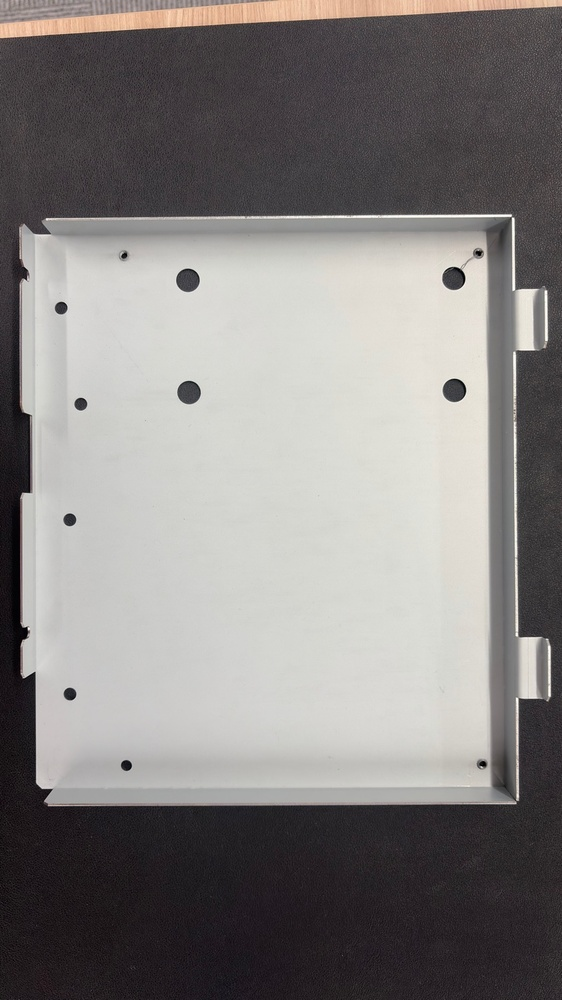
#> input picture will-RuleBase-curve-main/data/inputs/good.jpg, 562 x 1000 px, shrunk from 864 x 1536 before the run
$ python -i pin_profile.py   (imports and definitions only)
#> lines starting #> are read from the running program, lines starting #| are printed output that depends on the picture; after the words box and inside, x2 and y2 are one past the last pixel; in counts of white or black regions, pixels touching at a corner belong together
#> further down, picture is the input picture: shape (1000, 562, 3); mean B, G, R 128.1, 129.6, 132.8
"""
ピンアート外形照合モジュール

3Dピンアートの比喩に基づく外形形状比較。
4辺から「ピン」を押し込み、物体に最初に当たった停止位置プロファイルを
マスターとテストで比較することでバリ・欠けなどの外周異常を検出する。

用語:
  プロファイル: 各行/列における最初の接触x/y座標の配列
  アンカー   : 最初に物体に接触した「帯域」の代表点（位置合わせ基準）
  接触帯     : 最初に接触した連続行/列の集合（ノイズ1点に依存しないため）
"""

from __future__ import annotations

from dataclasses import dataclass, field

import cv2
import numpy as np


# ──────────────────────────────────────────────────────────────────────────────
# データ構造
# ──────────────────────────────────────────────────────────────────────────────

@dataclass
class PinProfile:
    """4方向ピン停止位置プロファイル（マスターまたはテスト）"""

    # 停止位置プロファイル（-1 = その行/列に物体なし）
    left:   np.ndarray  # shape (h,)  各行の左端x
    right:  np.ndarray  # shape (h,)  各行の右端x
    top:    np.ndarray  # shape (w,)  各列の上端y
    bottom: np.ndarray  # shape (w,)  各列の下端y

    # 有効マスク
    valid_rows: np.ndarray  # bool (h,)  物体が存在する行
    valid_cols: np.ndarray  # bool (w,)  物体が存在する列

    # アンカー: 各辺で最初に物体に接触した帯域の代表点 (x, y)
    # 接触帯が存在しない場合は None
    anchor_left:   tuple[int, int] | None = None
    anchor_right:  tuple[int, int] | None = None
    anchor_top:    tuple[int, int] | None = None
    anchor_bottom: tuple[int, int] | None = None

    # 元画像サイズ
    image_h: int = 0
    image_w: int = 0


@dataclass
class PinCompareResult:
    """ピンプロファイル比較結果"""

    # 各方向の差分配列（アンカー整列済み）
    # 正値 = テストが外に出っ張り（バリ候補）
    # 負値 = テストが内側に引っ込み（欠け候補）
    diff_left:   np.ndarray  # shape (h,)
    diff_right:  np.ndarray  # shape (h,)
    diff_top:    np.ndarray  # shape (w,)
    diff_bottom: np.ndarray  # shape (w,)

    # 有効マスク（マスターとテスト両方に物体がある行/列）
    valid_rows: np.ndarray
    valid_cols: np.ndarray

    # 整列に使ったオフセット (dx, dy)
    align_offset: tuple[int, int] = (0, 0)

    # スコアリング
    scores: dict = field(default_factory=dict)

    # 異常領域（バリ/欠けの行/列インデックス）
    burr_rows_left:   np.ndarray = field(default_factory=lambda: np.array([], int))
    burr_rows_right:  np.ndarray = field(default_factory=lambda: np.array([], int))
    burr_cols_top:    np.ndarray = field(default_factory=lambda: np.array([], int))
    burr_cols_bottom: np.ndarray = field(default_factory=lambda: np.array([], int))
    chip_rows_left:   np.ndarray = field(default_factory=lambda: np.array([], int))
    chip_rows_right:  np.ndarray = field(default_factory=lambda: np.array([], int))
    chip_cols_top:    np.ndarray = field(default_factory=lambda: np.array([], int))
    chip_cols_bottom: np.ndarray = field(default_factory=lambda: np.array([], int))


# ──────────────────────────────────────────────────────────────────────────────
# プロファイル抽出
# ──────────────────────────────────────────────────────────────────────────────

# [379 lines left out: functions extract_pin_profile, _compute_anchor_horizontal, _compute_anchor_vertical, _longest_consecutive, compare_pin_profiles, _estimate_offset and 3 more, not called in this run]


# ──────────────────────────────────────────────────────────────────────────────
# ユーティリティ: バイナリマスク生成
# ──────────────────────────────────────────────────────────────────────────────

def image_to_binary_mask(
    image: np.ndarray,
    method: str = "otsu",
    invert: bool | None = None,
) -> np.ndarray:
    """
    BGR/グレー画像から二値マスクを生成する。

    Parameters
    ----------
    image : np.ndarray
        入力画像（BGR or グレースケール）。
    method : str
        "otsu" (大津法) または "fg_mask" (既存fg_maskをそのまま使う場合はそちらを直接渡す)。
    invert : bool | None
        Noneなら自動（白ピクセル多数なら反転）。

    Returns
    -------
    np.ndarray
        uint8 二値マスク（物体=255, 背景=0）。
    """
#> called with method = 'otsu'
    if len(image.shape) == 3:
        gray = cv2.cvtColor(image, cv2.COLOR_BGR2GRAY)
    else:
        gray = image.copy()

    blur = cv2.GaussianBlur(gray, (5, 5), 0)
    _, binary = cv2.threshold(blur, 0, 255, cv2.THRESH_BINARY + cv2.THRESH_OTSU)
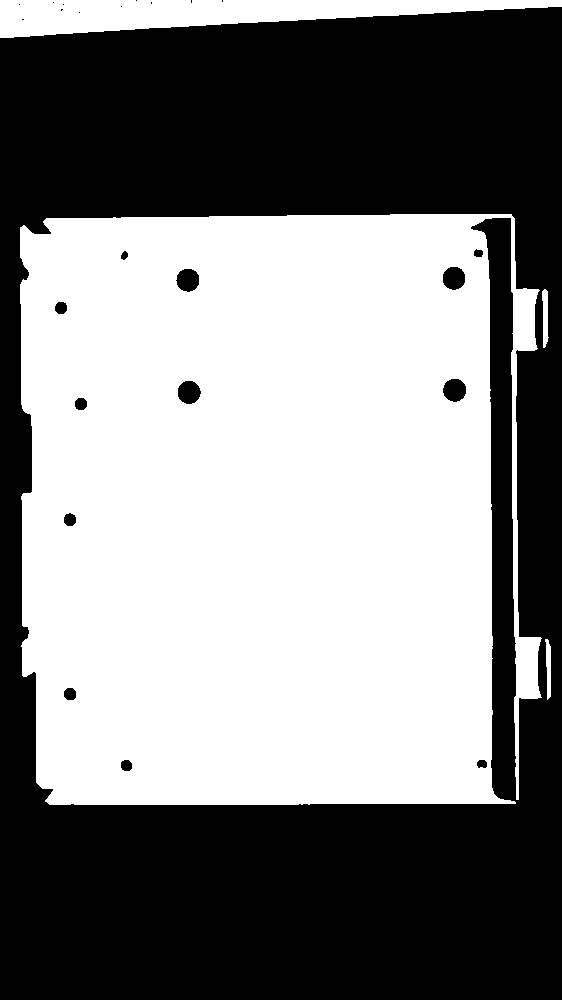
#> binary: shape (1000, 562); 51.3% white; 24 black regions (11 under 20 px), largest, box (x1, y1, x2, y2) and area: (0, 7, 562, 1000) 271202, (443, 379, 466, 402) 415, (178, 381, 201, 404) 414

    if invert is None:
        invert = np.mean(binary) > 127
#> invert = True
    if invert:
        binary = cv2.bitwise_not(binary)

    # 小ノイズ除去
    k = cv2.getStructuringElement(cv2.MORPH_ELLIPSE, (5, 5))
    binary = cv2.morphologyEx(binary, cv2.MORPH_OPEN,  k, iterations=1)
#> binary: shape (1000, 562); 48.7% white; 14 white regions, largest, box (x1, y1, x2, y2) and area: (0, 7, 562, 1000) 258173, (473, 218, 516, 801) 12950, (443, 379, 466, 402) 414
    binary = cv2.morphologyEx(binary, cv2.MORPH_CLOSE, k, iterations=2)
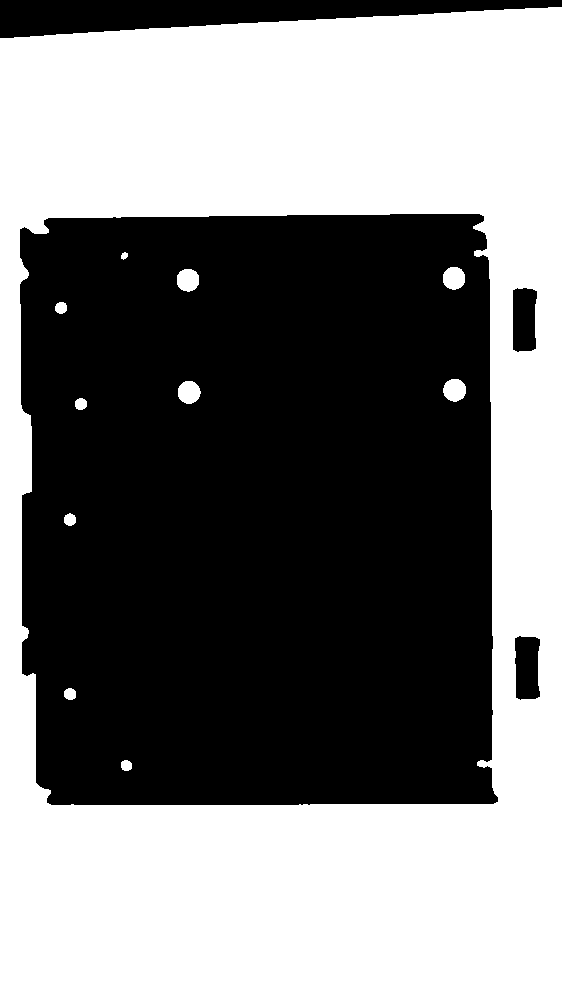
#> binary: shape (1000, 562); 49.2% white; 11 white regions, largest, box (x1, y1, x2, y2) and area: (0, 7, 562, 1000) 274346, (443, 379, 466, 402) 414, (178, 381, 201, 404) 413
    return binary

>>> import cv2
>>> picture = cv2.imread('../../will-RuleBase-curve-main/data/inputs/good.jpg')
>>> result = image_to_binary_mask(picture)

$ run again, on will-RuleBase-curve-main/data/inputs/ng.jpg
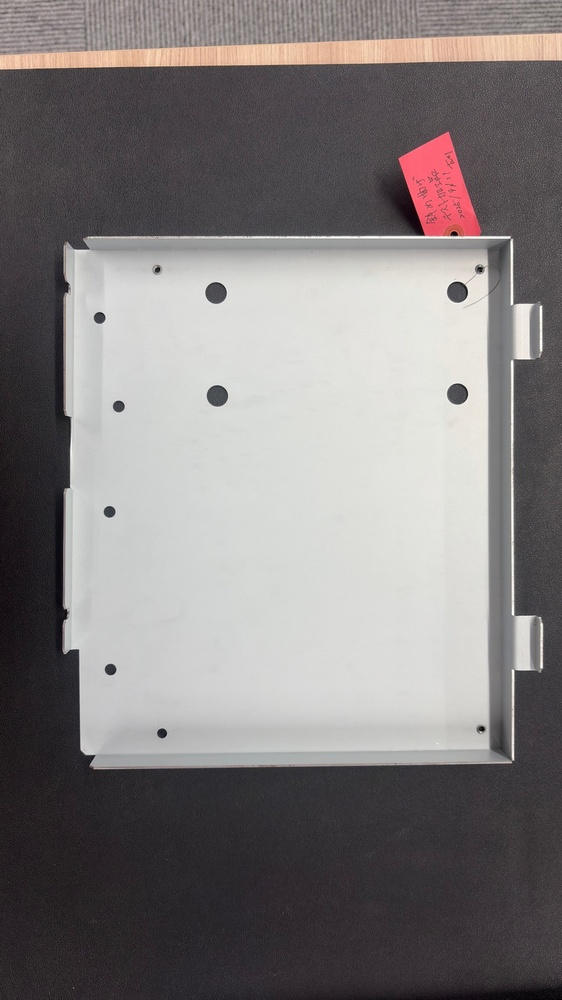
#> input picture will-RuleBase-curve-main/data/inputs/ng.jpg, 562 x 1000 px, shrunk from 864 x 1536 before the run
#> picture is the input picture: shape (1000, 562, 3); mean B, G, R 125.1, 125.1, 129.5
#> in image_to_binary_mask, `_, binary = cv2.threshold(blur, 0, 255, cv2.THRESH_BINARY + cv2.THRESH..`:
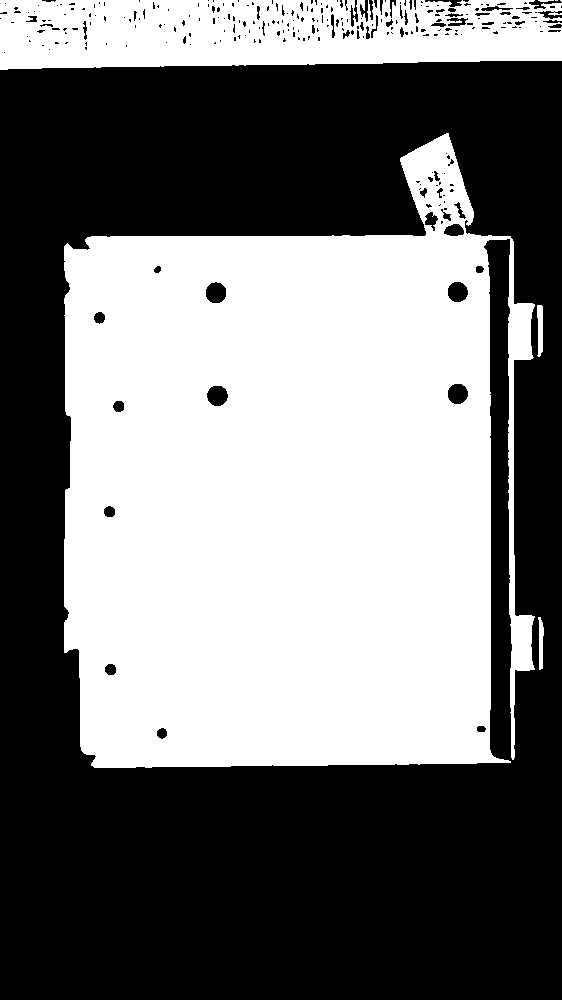
#> binary: shape (1000, 562); 47% white; 7 white regions (2 under 20 px), largest, box (x1, y1, x2, y2) and area: (64, 133, 535, 768) 230118, (0, 0, 562, 70) 33450, (537, 305, 543, 357) 263, (538, 617, 544, 670) 214, (538, 0, 554, 2) 24
#> invert = False
#> in image_to_binary_mask, `binary = cv2.morphologyEx(binary, cv2.MORPH_CLOSE, k, iterations=2)`:
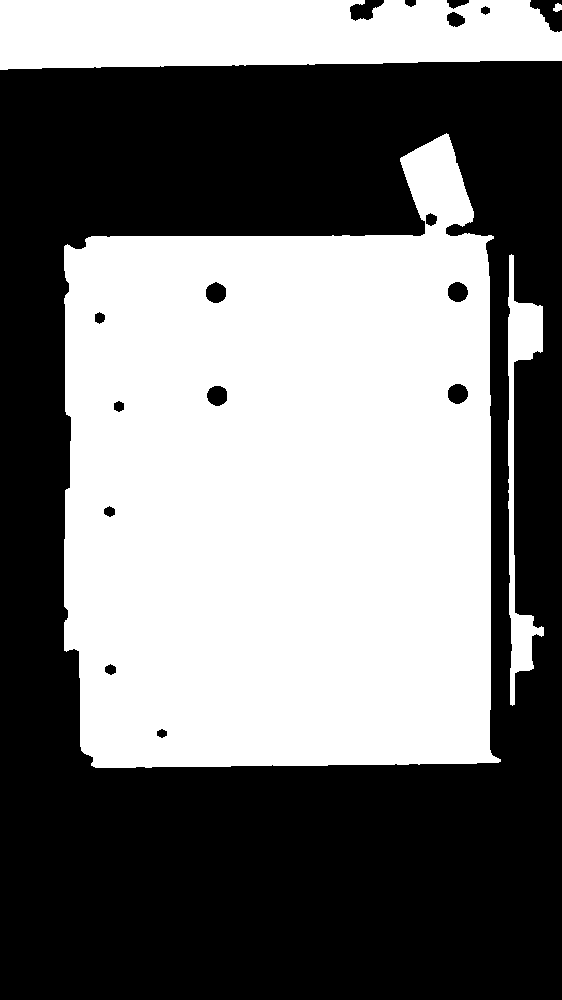
#> binary: shape (1000, 562); 47.3% white; 4 white regions, box (x1, y1, x2, y2) and area: (64, 133, 501, 768) 226014, (0, 0, 562, 70) 34907, (508, 254, 544, 706) 5027, (553, 3, 562, 12) 57

$ run again, on will-RuleBase-curve-main/data/inputs/master_overlay.png
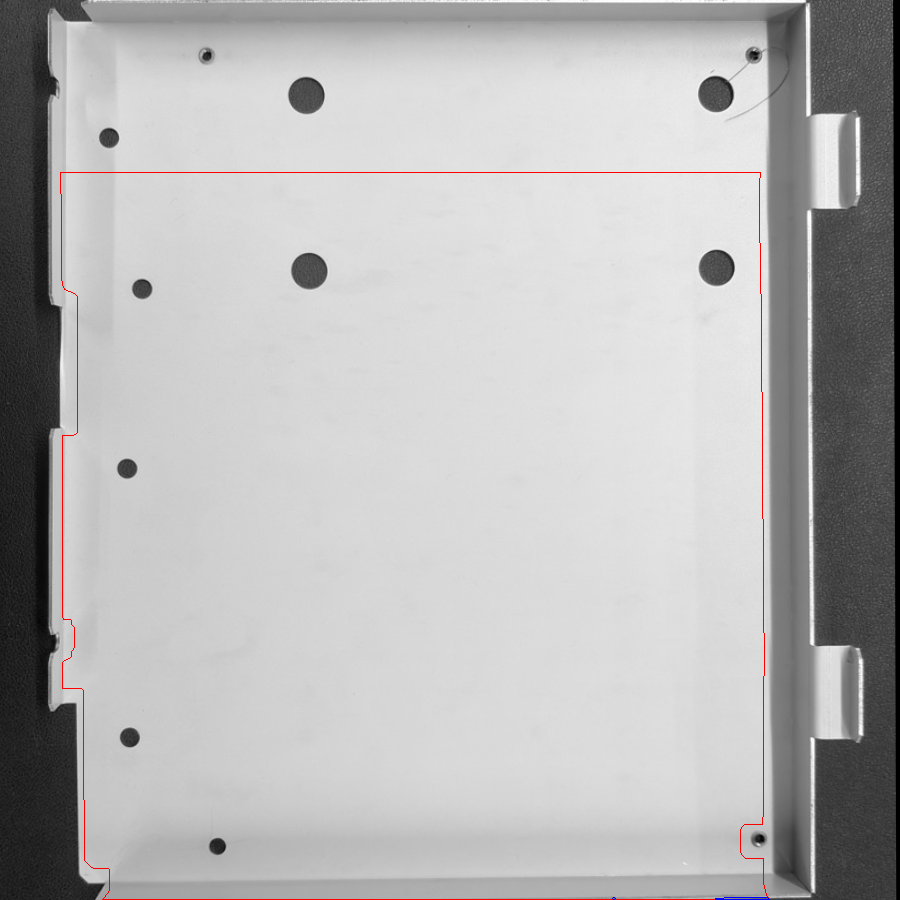
#> input picture will-RuleBase-curve-main/data/inputs/master_overlay.png, 900 x 900 px
#> picture is the input picture: shape (900, 900, 3); mean B, G, R 181.5, 181.5, 182.4
#> in image_to_binary_mask, `_, binary = cv2.threshold(blur, 0, 255, cv2.THRESH_BINARY + cv2.THRESH..`:
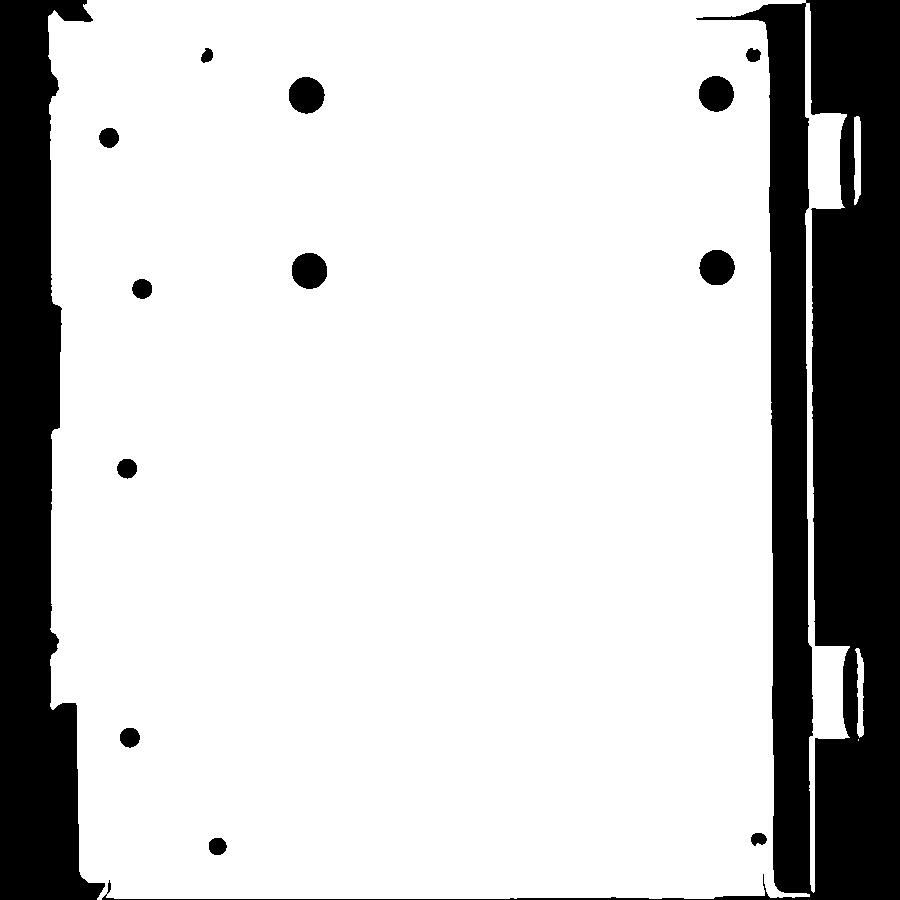
#> binary: shape (900, 900); 79.6% white; 14 black regions, largest, box (x1, y1, x2, y2) and area: (102, 0, 900, 900) 105452, (0, 0, 105, 900) 53653, (289, 77, 325, 114) 1029
#> invert = True
#> in image_to_binary_mask, `binary = cv2.morphologyEx(binary, cv2.MORPH_CLOSE, k, iterations=2)`:
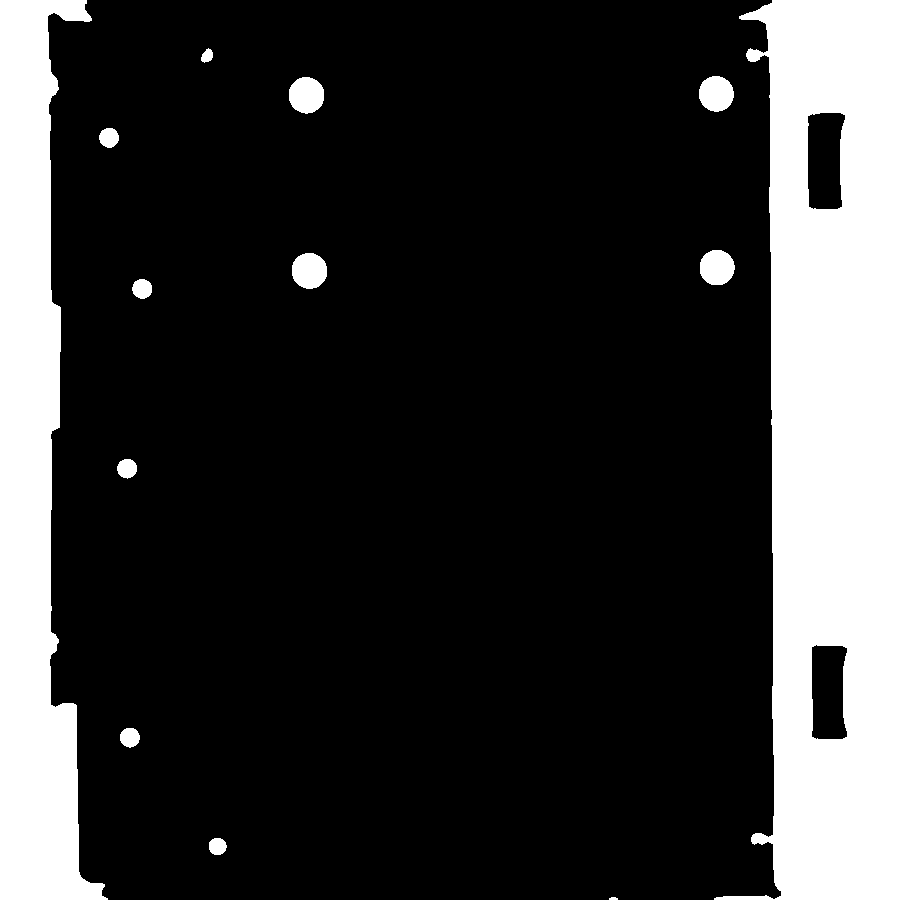
#> binary: shape (900, 900); 21% white; 13 white regions, largest, box (x1, y1, x2, y2) and area: (714, 0, 900, 900) 110415, (0, 0, 108, 900) 53738, (289, 77, 324, 114) 1026
